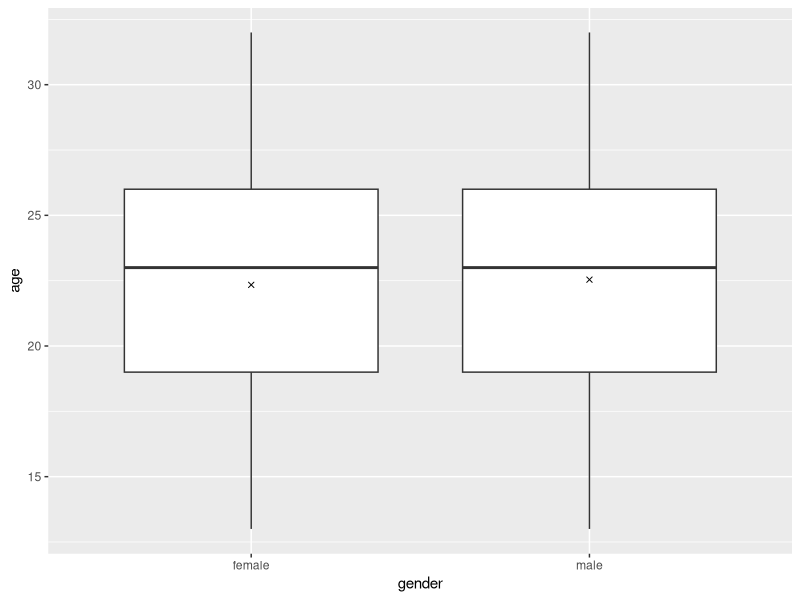
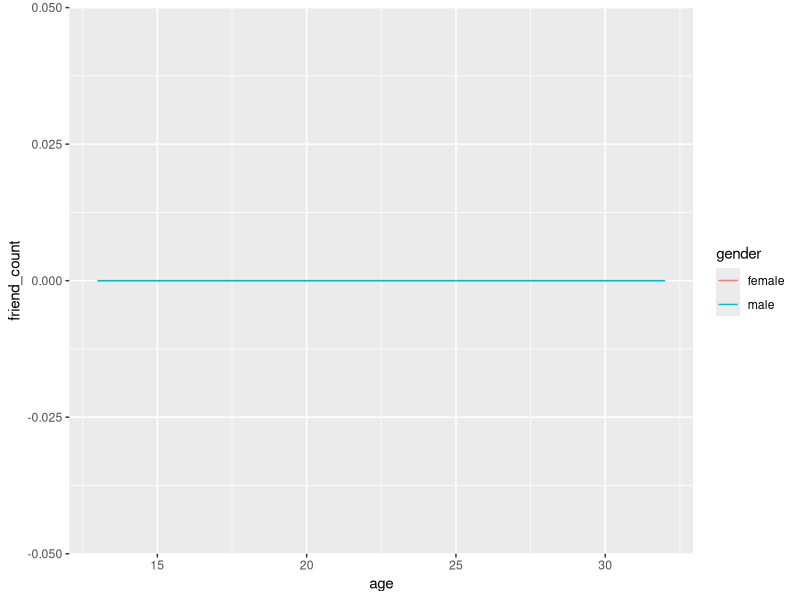

The R script that drew these images, in order:
setwd('/Users/jason/Desktop/Quick-Data-Science-Experiments-2015/udacity_R_class/L5')
library(ggplot2)
library(dplyr)

facebook <- read.csv('../L3/facebook.tsv', sep='\t')

ggplot(aes(x=gender, y=age), data=subset(facebook, !is.na(gender))) + geom_boxplot()+ stat_summary(fun.y=mean, geom='point', shape=4)
ggplot(aes(x=age, y=friend_count), data=subset(facebook, !is.na(gender))) + geom_line(aes(color=gender), stat='summary', fun.y=median)
